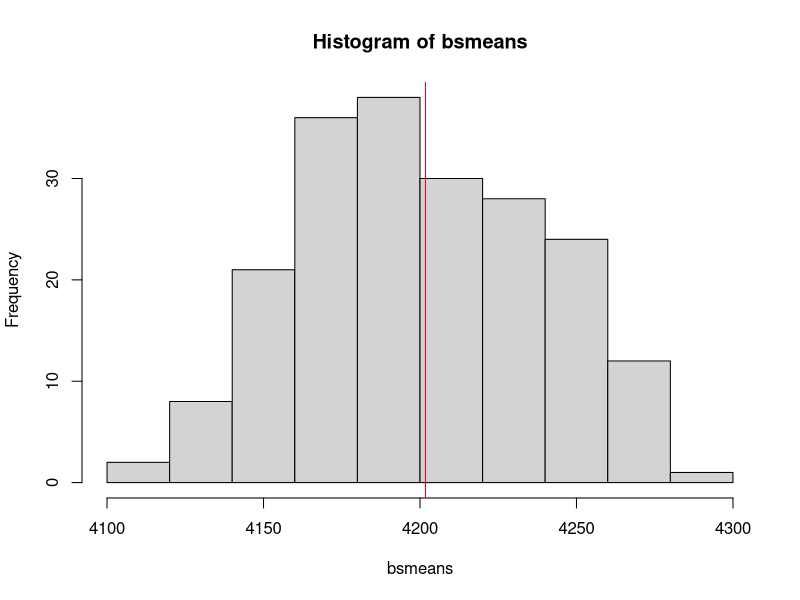

Reproduce this figure in R.
## ---- chunk 1
num_reps <- if(TRUE) 5000 else 200
num_reps
## ---- chunk 2
nonparametric <- median(mtcars$mpg) > (mean(mtcars$mpg) * sd(mtcars$mpg) / 2)

p_value <- if(nonparametric) {
  wilcox.test(mpg ~ vs, data = mtcars, exact = FALSE)$p.value
} else {
  t.test(mpg ~ vs, data = mtcars)$p.value
}
## ---- chunk 3
letter <- "three"
number <- if(letter == "one") {
  1
} else if(letter == "two") {
  2
} else if(letter == "three") {
  3
} else {
  stop("Number not found!")
}
number
## ---- chunk 4
switch(letter, one = 1, two = 2, three = 3, stop("Number not found!"))
## ---- chunk 5
(x1 <- rnorm(5))
cut(x1, breaks = c(-Inf, -1, 0, 1, Inf), 
    labels = c("<-1", "-1 to 0", "0 to 1", "> 1"))
## ---- chunk 6
FALSE && stop("Error")
TRUE || stop("Error")
## ---- chunk 7
p.value <- exp(log(runif(1, -.1, .1)))
p.value <- p.value[!is.na(p.value)]
p.char <- if(length(p.value) > 0 && p.value[[1]] < .05) {"<0.05"} else NULL
p.char
## ---- chunk 8
any(c(FALSE, TRUE, FALSE))
all(c(FALSE, TRUE))
## ---- chunk 9
tryCatch({           # block of expressions to execute, until an error occurs
        cat("a...\n")
        stop("b!")    # error – breaks the linear control flow
        cat("c?\n")
    },
    error = function(e) {  # executed immediately on an error
        cat(sprintf("[error] %s\n", e[["message"]]))
    },
    finally = {  # always executed at the end, regardless of error occurrence
        cat("d.\n")
    }
)
## ---- chunk 10
rawdata <- c("12.63", "62.45", "<2") ## lower limit of detection
as.numeric(ifelse(rawdata == "<2", 1, rawdata))
## ---- chunk 11
#| autorun: false
repeat {
  print("hello")
  break
}
## ---- chunk 12
i <- 1
while(i <= 5) {
  print("hello")
  i <- i + 1
}
## ---- chunk 13
for(i in 1:5) {
  print("hello")
}
## ---- chunk 14
for(i in 1:5) {
  if(i == 2) next
  print(paste("hello", i))
}
## ---- chunk 15
library(palmerpenguins)

species_names <- levels(penguins$species)
mean_bill_length <- numeric(length(species_names))
names(mean_bill_length) <- species_names

for(i in species_names){  ## iterator is a character
  
  mean_bill_length[i] <- ## indexing by name
    mean(subset(penguins, species == i)$bill_length_mm, na.rm = TRUE)
  
}

mean_bill_length
## ---- chunk 16
mu.body_mass <- mean(penguins$body_mass_g, na.rm = TRUE)
bsmeans <- vector("numeric", length = 200)
for(i in 1:length(bsmeans)) {
  resampled.body_mass <- sample(penguins$body_mass_g, replace = TRUE)
  bsmeans[i] <- mean(resampled.body_mass, na.rm = TRUE)
}
hist(bsmeans)
abline(v = mu.body_mass, col = "red")
## ---- chunk 17
species_names <- levels(penguins$species)
island_names <- levels(penguins$island)
mean_bm_matrix <- matrix(NA, nrow = length(species_names), 
                         ncol = length(island_names), 
                         dimnames = list(species_names, island_names))

for(i in species_names) {
  for(j in island_names) {
   
    thisset <- subset(penguins, species == i & 
                        island == j)
    
    if(nrow(thisset) == 0) next
    
    mean_bm_matrix[i, j] <- mean(thisset$body_mass_g, na.rm = TRUE)
     
  }
}
mean_bm_matrix
## ---- chunk 18
system.time({
A1 <- NULL
for(i in 1:100000) {
  A1 <- c(A1, rnorm(1))
}
})

system.time({
A2 <- numeric(100000)
for(i in 1:length(A2)) {
  A2[i] <- rnorm(1)
}
})
